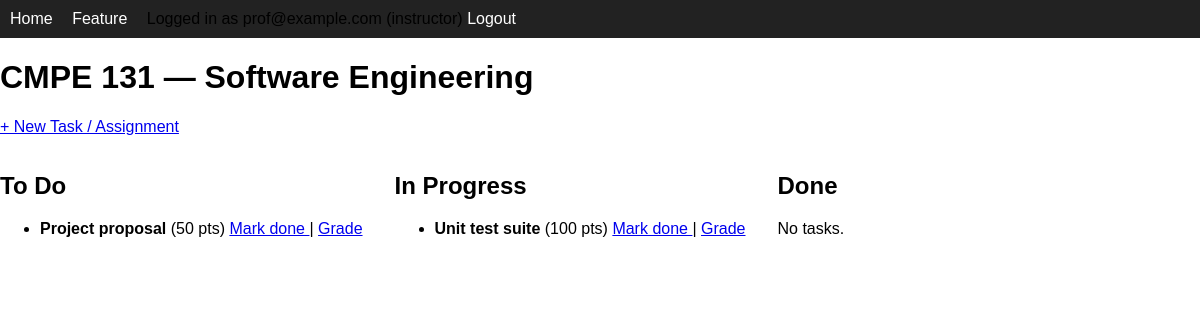
Page /courses/1 (signed in) on the committed database.
### app/models.py (models this page shows, shortened)
class User(UserMixin, db.Model):
    id = db.Column(db.Integer, primary_key=True)
    email = db.Column(db.String(120), unique=True, nullable=False)
    role = db.Column(db.String(20), default="student", nullable=False)
    @property
    def is_instructor(self) -> bool:
        return self.role == "instructor"

class Course(db.Model):
    id = db.Column(db.Integer, primary_key=True)
    code = db.Column(db.String(20), nullable=False)
    title = db.Column(db.String(120), nullable=False)
    tasks = db.relationship(
        "Task",
        back_populates="course",
        cascade="all, delete-orphan",
    )

class Task(db.Model):
    id = db.Column(db.Integer, primary_key=True)
    title = db.Column(db.String(140), nullable=False)
    description = db.Column(db.Text)
    due_date = db.Column(db.Date)
    status = db.Column(db.String(20), nullable=False, default="todo")  # todo/in_progress/done
    points = db.Column(db.Integer, nullable=False, default=100)
    score = db.Column(db.Integer)  # None = not graded yet
    course_id = db.Column(db.Integer, db.ForeignKey("course.id"), nullable=False)
    course = db.relationship("Course", back_populates="tasks")

### app/main/routes.py (the view)
@main_bp.route("/courses/<int:course_id>")
@login_required
def course_detail(course_id):
    course = Course.query.get_or_404(course_id)
    tasks_todo = [t for t in course.tasks if t.status == "todo"]
    tasks_in_progress = [t for t in course.tasks if t.status == "in_progress"]
    tasks_done = [t for t in course.tasks if t.status == "done"]
    return render_template(
        "main/course.html",
        course=course,
        tasks_todo=tasks_todo,
        tasks_in_progress=tasks_in_progress,
        tasks_done=tasks_done,
    )

### app/models.py (called while the page is built)
@login_manager.user_loader
def load_user(user_id):
    return User.query.get(int(user_id))

### app/templates/main/course.html
{% extends "base.html" %}
{% block content %}
  <h1>{{ course.code }} — {{ course.title }}</h1>
  {% if current_user.is_instructor %}
    <p>
      <a href="{{ url_for('main.new_task', course_id=course.id) }}">
        + New Task / Assignment
      </a>
    </p>
  {% endif %}
  <div style="display: flex; gap: 2rem; flex-wrap: wrap;">
    <div>
      <h2>To Do</h2>
      {% if tasks_todo %}
        <ul>
          {% for t in tasks_todo %}
            <li>
              <strong>{{ t.title }}</strong> ({{ t.points }} pts)
              {% if current_user.is_authenticated %}
                <a href="{{ url_for('main.toggle_task', task_id=t.id) }}">
                  Mark done
                </a>
              {% endif %}
              {% if current_user.is_instructor %}
                | <a href="{{ url_for('main.grade_task', task_id=t.id) }}">Grade</a>
              {% endif %}
            </li>
          {% endfor %}
        </ul>
      {% else %}
        <p>No tasks.</p>
      {% endif %}
    </div>
    <div>
      <h2>In Progress</h2>
      {% if tasks_in_progress %}
        <ul>
          {% for t in tasks_in_progress %}
            <li>
              <strong>{{ t.title }}</strong> ({{ t.points }} pts)
              {% if current_user.is_authenticated %}
                <a href="{{ url_for('main.toggle_task', task_id=t.id) }}">
                  Mark done
                </a>
              {% endif %}
              {% if current_user.is_instructor %}
                | <a href="{{ url_for('main.grade_task', task_id=t.id) }}">Grade</a>
              {% endif %}
            </li>
          {% endfor %}
        </ul>
      {% else %}
        <p>No tasks.</p>
      {% endif %}
    </div>
    <div>
      <h2>Done</h2>
      {% if tasks_done %}
        <ul>
          {% for t in tasks_done %}
            <li>
              <strong>{{ t.title }}</strong> ({{ t.points }} pts)
              {% if t.score is not none %}
                — score: {{ t.score }}
              {% else %}
                — not graded
              {% endif %}
              {% if current_user.is_authenticated %}
                <a href="{{ url_for('main.toggle_task', task_id=t.id) }}">
                  Reopen
                </a>
              {% endif %}
              {% if current_user.is_instructor %}
                | <a href="{{ url_for('main.grade_task', task_id=t.id) }}">Grade</a>
              {% endif %}
            </li>
          {% endfor %}
        </ul>
      {% else %}
        <p>No tasks.</p>
      {% endif %}
    </div>
  </div>
{% endblock %}

### app/templates/base.html (shortened to what this page needs)
<!doctype html>
<html>
<head>
  <link rel="stylesheet" href="{{ url_for('static', filename='styles.css') }}">
</head>
<body>
  <nav class="navbar">
    <a href="{{ url_for('main.index') }}">Home</a>
    <a href="{{ url_for('main.feature') }}">Feature</a>
    {% if current_user.is_authenticated %}
      <span class="nav-right">
        Logged in as {{ current_user.email }} ({{ current_user.role }})
        <a href="{{ url_for('auth.logout') }}">Logout</a>
      </span>
    {% else %}
      <span class="nav-right">
        <a href="{{ url_for('auth.login') }}">Login</a>
      </span>
    {% endif %}
  </nav>
  <main>
    {% block content %}{% endblock %}
  </main>
</body>
</html>

### app/static/styles.css (style rules this page uses)
body { font-family: Arial; margin: 0; }
.navbar { background: #222; padding: 10px; }
.navbar a { color: white; margin-right: 15px; text-decoration: none; }

### rows in the picture
User: email "prof@example.com", role "instructor"
Course: code "CMPE 131", title "Software Engineering"
Task: title "Project proposal", points "50"
Task: title "Unit test suite", points "100"
